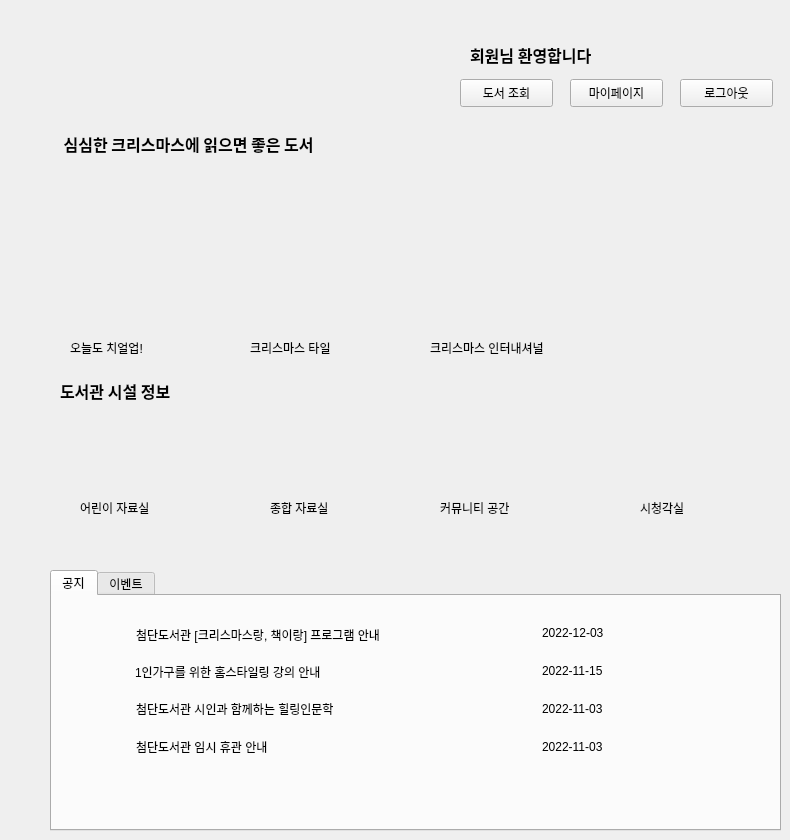
    <widget class="QWidget" name="page_main2">
     <widget class="QPushButton" name="btn_booksearch2">
      <property name="geometry">
       <rect>
        <x>460</x>
        <y>79</y>
        <width>93</width>
        <height>28</height>
       </rect>
      </property>
      <property name="text">
       <string>도서 조회</string>
      </property>
     </widget>
     <widget class="QPushButton" name="btn_mypage">
      <property name="geometry">
       <rect>
        <x>570</x>
        <y>79</y>
        <width>93</width>
        <height>28</height>
       </rect>
      </property>
      <property name="text">
       <string>마이페이지</string>
      </property>
     </widget>
     <widget class="QPushButton" name="btn_logout">
      <property name="geometry">
       <rect>
        <x>680</x>
        <y>79</y>
        <width>93</width>
        <height>28</height>
       </rect>
      </property>
      <property name="text">
       <string>로그아웃</string>
      </property>
     </widget>
     <widget class="QLabel" name="img_title_2">
      <property name="geometry">
       <rect>
        <x>70</x>
        <y>17</y>
        <width>381</width>
        <height>91</height>
       </rect>
      </property>
      <property name="text">
       <string/>
      </property>
      <property name="pixmap">
       <pixmap>1.img_title.png</pixmap>
      </property>
      <property name="scaledContents">
       <bool>true</bool>
      </property>
     </widget>
     <widget class="QLabel" name="label_42">
      <property name="geometry">
       <rect>
        <x>250</x>
        <y>340</y>
        <width>120</width>
        <height>15</height>
       </rect>
      </property>
      <property name="text">
       <string>크리스마스 타일</string>
      </property>
     </widget>
     <widget class="QLabel" name="label_52">
      <property name="geometry">
       <rect>
        <x>640</x>
        <y>500</y>
        <width>64</width>
        <height>15</height>
       </rect>
      </property>
      <property name="text">
       <string>시청각실</string>
      </property>
     </widget>
     <widget class="QLabel" name="book_1_1">
      <property name="geometry">
       <rect>
        <x>70</x>
        <y>170</y>
        <width>111</width>
        <height>161</height>
       </rect>
      </property>
      <property name="text">
       <string/>
      </property>
      <property name="pixmap">
       <pixmap>2.img_book1.png</pixmap>
      </property>
      <property name="scaledContents">
       <bool>true</bool>
      </property>
     </widget>
     <widget class="QLabel" name="label_53">
      <property name="geometry">
       <rect>
        <x>440</x>
        <y>500</y>
        <width>104</width>
        <height>15</height>
       </rect>
      </property>
      <property name="text">
       <string>커뮤니티 공간</string>
      </property>
     </widget>
     <widget class="QLabel" name="label_40">
      <property name="geometry">
       <rect>
        <x>70</x>
        <y>340</y>
        <width>111</width>
        <height>16</height>
       </rect>
      </property>
      <property name="text">
       <string>오늘도 치얼업!</string>
      </property>
     </widget>
     <widget class="QLabel" name="label_44">
      <property name="geometry">
       <rect>
        <x>430</x>
        <y>340</y>
        <width>168</width>
        <height>15</height>
       </rect>
      </property>
      <property name="text">
       <string>크리스마스 인터내셔널</string>
      </property>
     </widget>
     <widget class="QLabel" name="libinfo_5">
      <property name="geometry">
       <rect>
        <x>60</x>
        <y>410</y>
        <width>141</width>
        <height>81</height>
       </rect>
      </property>
      <property name="text">
       <string/>
      </property>
      <property name="pixmap">
       <pixmap>5.img_child_lib.png</pixmap>
      </property>
      <property name="scaledContents">
       <bool>true</bool>
      </property>
     </widget>
     <widget class="QLabel" name="label_28">
      <property name="geometry">
       <rect>
        <x>60</x>
        <y>130</y>
        <width>355</width>
        <height>28</height>
       </rect>
      </property>
      <property name="font">
       <font>
        <family>맑은 고딕</family>
        <pointsize>12</pointsize>
        <weight>75</weight>
        <bold>true</bold>
       </font>
      </property>
      <property name="text">
       <string> 심심한 크리스마스에 읽으면 좋은 도서</string>
      </property>
     </widget>
     <widget class="QLabel" name="label_56">
      <property name="geometry">
       <rect>
        <x>270</x>
        <y>500</y>
        <width>88</width>
        <height>15</height>
       </rect>
      </property>
      <property name="text">
       <string>종합 자료실</string>
      </property>
     </widget>
     <widget class="QLabel" name="book_3_3">
      <property name="geometry">
       <rect>
        <x>450</x>
        <y>170</y>
        <width>111</width>
        <height>161</height>
       </rect>
      </property>
      <property name="text">
       <string/>
      </property>
      <property name="pixmap">
       <pixmap>4.img_book3.PNG</pixmap>
      </property>
      <property name="scaledContents">
       <bool>true</bool>
      </property>
     </widget>
     <widget class="QLabel" name="label_46">
      <property name="geometry">
       <rect>
        <x>80</x>
        <y>500</y>
        <width>104</width>
        <height>15</height>
       </rect>
      </property>
      <property name="text">
       <string>어린이 자료실</string>
      </property>
     </widget>
     <widget class="QLabel" name="book_2_2">
      <property name="geometry">
       <rect>
        <x>250</x>
        <y>170</y>
        <width>111</width>
        <height>161</height>
       </rect>
      </property>
      <property name="text">
       <string/>
      </property>
      <property name="pixmap">
       <pixmap>3.img_book2.png</pixmap>
      </property>
      <property name="scaledContents">
       <bool>true</bool>
      </property>
     </widget>
     <widget class="QLabel" name="label_47">
      <property name="geometry">
       <rect>
        <x>60</x>
        <y>370</y>
        <width>161</width>
        <height>41</height>
       </rect>
      </property>
      <property name="font">
       <font>
        <family>맑은 고딕</family>
        <pointsize>12</pointsize>
        <weight>75</weight>
        <bold>true</bold>
       </font>
      </property>
      <property name="text">
       <string>도서관 시설 정보</string>
      </property>
     </widget>
     <widget class="QLabel" name="libinfo_6">
      <property name="geometry">
       <rect>
        <x>420</x>
        <y>410</y>
        <width>141</width>
        <height>81</height>
       </rect>
      </property>
      <property name="text">
       <string/>
      </property>
      <property name="pixmap">
       <pixmap>7.img_community.png</pixmap>
      </property>
      <property name="scaledContents">
       <bool>true</bool>
      </property>
     </widget>
     <widget class="QLabel" name="libinfo_7">
      <property name="geometry">
       <rect>
        <x>240</x>
        <y>410</y>
        <width>141</width>
        <height>81</height>
       </rect>
      </property>
      <property name="text">
       <string/>
      </property>
      <property name="pixmap">
       <pixmap>6.img_total_lib.png</pixmap>
      </property>
     </widget>
     <widget class="QLabel" name="libinfo_8">
      <property name="geometry">
       <rect>
        <x>600</x>
        <y>410</y>
        <width>141</width>
        <height>81</height>
       </rect>
      </property>
      <property name="text">
       <string/>
      </property>
      <property name="pixmap">
       <pixmap>8.img_tvroom.png</pixmap>
      </property>
      <property name="scaledContents">
       <bool>true</bool>
      </property>
     </widget>
     <widget class="QTabWidget" name="tabWidget_2">
      <property name="geometry">
       <rect>
        <x>50</x>
        <y>570</y>
        <width>731</width>
        <height>261</height>
       </rect>
      </property>
      <property name="currentIndex">
       <number>0</number>
      </property>
      <widget class="QWidget" name="tab_notice_2">
       <attribute name="title">
        <string>공지</string>
       </attribute>
       <widget class="QLabel" name="notice_5">
        <property name="geometry">
         <rect>
          <x>490</x>
          <y>29</y>
          <width>91</width>
          <height>16</height>
         </rect>
        </property>
        <property name="text">
         <string>2022-12-03</string>
        </property>
        <property name="openExternalLinks">
         <bool>false</bool>
        </property>
       </widget>
       <widget class="QLabel" name="notice_6">
        <property name="geometry">
         <rect>
          <x>490</x>
          <y>67</y>
          <width>91</width>
          <height>16</height>
         </rect>
        </property>
        <property name="text">
         <string>2022-11-15</string>
        </property>
        <property name="openExternalLinks">
         <bool>false</bool>
        </property>
       </widget>
       <widget class="QLabel" name="notice_7">
        <property name="geometry">
         <rect>
          <x>490</x>
          <y>105</y>
          <width>91</width>
          <height>16</height>
         </rect>
        </property>
        <property name="text">
         <string>2022-11-03</string>
        </property>
        <property name="openExternalLinks">
         <bool>false</bool>
        </property>
       </widget>
       <widget class="QLabel" name="notice_8">
        <property name="geometry">
         <rect>
          <x>490</x>
          <y>143</y>
          <width>91</width>
          <height>16</height>
         </rect>
        </property>
        <property name="text">
         <string>2022-11-03</string>
        </property>
        <property name="openExternalLinks">
         <bool>false</bool>
        </property>
       </widget>
       <widget class="QLabel" name="label_58">
        <property name="geometry">
         <rect>
          <x>2</x>
          <y>60</y>
          <width>75</width>
          <height>29</height>
         </rect>
        </property>
        <property name="text">
         <string/>
        </property>
        <property name="pixmap">
         <pixmap>9.img_notice_btn.png</pixmap>
        </property>
        <property name="scaledContents">
         <bool>false</bool>
        </property>
       </widget>
       <widget class="QLabel" name="label_12">
        <property name="enabled">
         <bool>true</bool>
        </property>
        <property name="geometry">
         <rect>
          <x>2</x>
          <y>22</y>
          <width>75</width>
          <height>29</height>
         </rect>
        </property>
        <property name="text">
         <string/>
        </property>
        <property name="pixmap">
         <pixmap>9.img_notice_btn.png</pixmap>
        </property>
        <property name="scaledContents">
         <bool>false</bool>
        </property>
       </widget>
       <widget class="QLabel" name="label_60">
        <property name="geometry">
         <rect>
          <x>2</x>
          <y>98</y>
          <width>75</width>
          <height>29</height>
         </rect>
        </property>
        <property name="text">
         <string/>
        </property>
        <property name="pixmap">
         <pixmap>9.img_notice_btn.png</pixmap>
        </property>
        <property name="scaledContents">
         <bool>false</bool>
        </property>
       </widget>
       <widget class="QLabel" name="label_71">
        <property name="geometry">
         <rect>
          <x>2</x>
          <y>136</y>
          <width>75</width>
          <height>29</height>
         </rect>
        </property>
        <property name="text">
         <string/>
        </property>
        <property name="pixmap">
         <pixmap>9.img_notice_btn.png</pixmap>
        </property>
        <property name="scaledContents">
         <bool>false</bool>
        </property>
       </widget>
       <widget class="QLabel" name="notice_07">
        <property name="geometry">
         <rect>
          <x>84</x>
          <y>105</y>
          <width>401</width>
          <height>16</height>
         </rect>
        </property>
        <property name="text">
         <string>첨단도서관 시인과 함께하는 힐링인문학</string>
        </property>
       </widget>
       <widget class="QLabel" name="notice_08">
        <property name="geometry">
         <rect>
          <x>84</x>
          <y>143</y>
          <width>401</width>
          <height>16</height>
         </rect>
        </property>
        <property name="text">
         <string>첨단도서관 임시 휴관 안내</string>
        </property>
       </widget>
       <widget class="QLabel" name="notice_05">
        <property name="geometry">
         <rect>
          <x>84</x>
          <y>29</y>
          <width>401</width>
          <height>20</height>
         </rect>
        </property>
        <property name="text">
         <string>첨단도서관 [크리스마스랑, 책이랑] 프로그램 안내</string>
        </property>
        <property name="openExternalLinks">
         <bool>false</bool>
        </property>
       </widget>
       <widget class="QLabel" name="notice_06">
        <property name="geometry">
         <rect>
          <x>83</x>
          <y>68</y>
          <width>401</width>
          <height>16</height>
         </rect>
        </property>
        <property name="text">
         <string>1인가구를 위한 홈스타일링 강의 안내               </string>
        </property>
        <property name="alignment">
         <set>Qt::AlignLeading|Qt::AlignLeft|Qt::AlignVCenter</set>
        </property>
        <property name="openExternalLinks">
         <bool>false</bool>
        </property>
       </widget>
      </widget>
      <widget class="QWidget" name="tab_event_2">
       <attribute name="title">
        <string>이벤트</string>
       </attribute>
       <widget class="QLabel" name="label_39">
        <property name="geometry">
         <rect>
          <x>100</x>
          <y>30</y>
          <width>402</width>
          <height>29</height>
         </rect>
        </property>
        <property name="text">
         <string>첨단 도서관을 이용하시는 시민여러분들께 마스크 1장씩 무료제공합니다</string>
        </property>
       </widget>
       <widget class="QLabel" name="label_72">
        <property name="geometry">
         <rect>
          <x>20</x>
          <y>30</y>
          <width>483</width>
          <height>29</height>
         </rect>
        </property>
        <property name="text">
         <string/>
        </property>
        <property name="pixmap">
         <pixmap>../../../Desktop/첨단버튼.png</pixmap>
        </property>
       </widget>
       <widget class="QWidget" name="layoutWidget_2">
        <property name="geometry">
         <rect>
          <x>20</x>
          <y>30</y>
          <width>485</width>
          <height>31</height>
         </rect>
        </property>
        <layout class="QHBoxLayout" name="horizontalLayout_2"/>
       </widget>
      </widget>
     </widget>
     <widget class="QLabel" name="welcome_msg">
      <property name="geometry">
       <rect>
        <x>470</x>
        <y>44</y>
        <width>291</width>
        <height>21</height>
       </rect>
      </property>
      <property name="font">
       <font>
        <family>맑은 고딕</family>
        <pointsize>12</pointsize>
        <weight>75</weight>
        <bold>true</bold>
       </font>
      </property>
      <property name="text">
       <string>회원님 환영합니다</string>
      </property>
     </widget>
    </widget>
